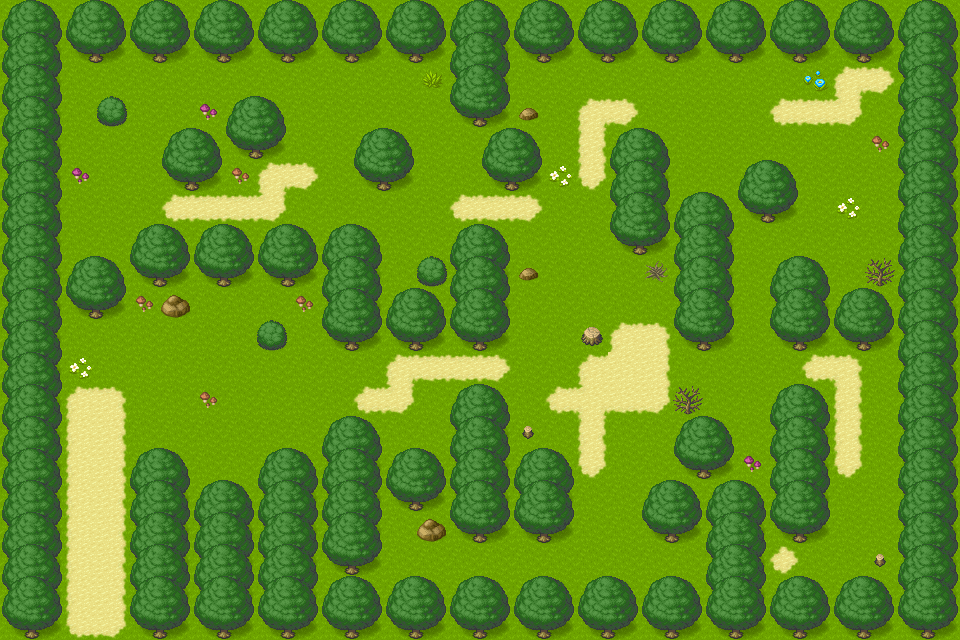

A level layout from a 2D game, rendered from its tile map. Below: a short description, then the map file with tile-grid data replaced by summaries:
An orthogonal 30x20 tile map with 32x32 px tiles, 2 tile layers (ground, trees), 1 hidden layer not drawn, 2 tilesets and 8 objects (start, EV-skeleton, EV-witch, EV-wizard, EV-bard, ...).

<map version="1.10" tiledversion="1.10.1" orientation="orthogonal" renderorder="right-down" width="30" height="20" tilewidth="32" tileheight="32" infinite="0" nextlayerid="6" nextobjectid="9">
 <tileset firstgid="1" source="[Base]BaseChip_pipo.tsx" />
 <tileset firstgid="1001" source="[A]Dirt_pipo.tsx" />
 <layer id="1" name="ground" width="30" height="20">
  <data>[600 cells, 600 non-empty, 1 distinct tile ids]</data>
 </layer>
 <layer id="5" name="trees_collision" width="30" height="20" visible="0">
  <data>[600 cells, 248 non-empty, 2 distinct tile ids]</data>
 </layer>
 <layer id="3" name="trees" width="30" height="20">
  <data>[600 cells, 427 non-empty, 36 distinct tile ids]</data>
 </layer>
 <objectgroup id="2" name="objects">
  <object id="1" name="start" type="start" x="85" y="595">
   <point />
  </object>
  <object id="2" name="EV-skeleton" x="66" y="145">
   <point />
  </object>
  <object id="3" name="EV-witch" x="770" y="560">
   <point />
  </object>
  <object id="4" name="EV-wizard" x="865" y="80">
   <point />
  </object>
  <object id="5" name="EV-bard" x="385" y="265">
   <point />
  </object>
  <object id="6" name="EV-demonKingNeko" x="385" y="540">
   <point />
  </object>
  <object id="7" name="entrySouth" x="86" y="608" />
  <object id="8" name="exit" x="48" y="632" width="96" height="8">
   <properties>
    <property name="entryPointId" value="entryNorth" />
    <property name="nextMapId" value="dataForestPathMap" />
    <property name="type" value="changeMap" />
   </properties>
  </object>
 </objectgroup>
</map>
